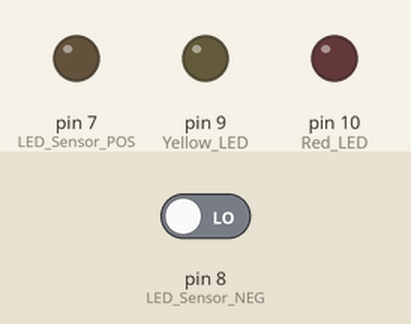
This sketch was run on a simulated Arduino Uno, built with avr-gcc and run on an emulated ATmega328P. Parts: output pins drawn as LEDs (lit = HIGH). The test bench sets the inputs (shaded band); at power-on: pin 8 (LED_Sensor_NEG) LOW. What the sketch prints to the serial monitor is not drawn.

Above: at 1.25 s.
1.3 s: pin 8 (LED_Sensor_NEG) driven HIGH
At 2.17 s:
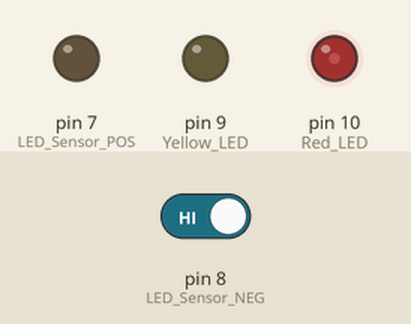
Timing chart, 0 to 16.3 s (numbered marks = the images above; inputs shaded):
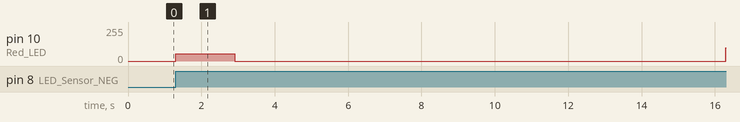

The sketch:

LED_sensor.ino
```cpp
#define LED_Sensor_NEG 8          // sets up the negative side of sensor LED
#define LED_Sensor_POS 7          // sets up the positive side of sensor LED
#define Yellow_LED 9              // one colour LED on pin 9
#define Red_LED 10                 // second colour LED on pin 10
                                  // they don't need to be red and yellow

int switcher=0;                   // variable to switch between the two LEDs
int lightLevelY=0;                // variable for how bright to make yellow LED
int lightLevelR=0;                // variable for how bright to make red LED
long darkness=0;
int outputVal=0;                  // variable to store the value for the light level for the monitor

void setup(){
  pinMode(LED_Sensor_POS,OUTPUT);     // make the positive sensor leg an output
  digitalWrite(LED_Sensor_POS,LOW);   // and put a low voltage on it
  pinMode(Yellow_LED,OUTPUT);         // make the other LEDs outputs
  pinMode(Red_LED,OUTPUT);

  Serial.begin(9600);                 // turn on serial monitor to give out the light reading
}

void loop()
{

  if(switcher==0)                     // gradually switch on the red LED
  {
    lightLevelR+=1;
    if(lightLevelR>255){
      lightLevelR=0;
      switcher=1;                     // once it's on fully change the switcher to move to yellow LED
    }
  } else
  {
    lightLevelY+=2;                   // gradually switch on the red LED
    if(lightLevelY>255){
      lightLevelY=0;
      switcher=0;
    }
  }
  analogWrite(Red_LED,lightLevelR);   // turn on red or yellow at the appropriate light level
  analogWrite(Yellow_LED,lightLevelY);

  // Charge the LED by applying voltage in the opposite direction
  pinMode(LED_Sensor_NEG,OUTPUT);     // makes the negative pin of the sensor LED an output
  digitalWrite(LED_Sensor_NEG,HIGH);  // and sends a high voltage to it

  // Set pin 8 to read the input and Turn off the internal pull up resistor.
  // The greater the amount of light in the room, the smaller the number represented by variable "darkness".

  pinMode(LED_Sensor_NEG,INPUT);      // return the negative pin to an input to read the value of light
  digitalWrite(LED_Sensor_NEG,LOW);
  while((digitalRead(LED_Sensor_NEG)!=0) && darkness<80000)
                                      // once there's some light coming in, that's the digitalRead(LED_Sensor_NEG)!=0 bit
                                      // and it doesn't get too bright, the darkness<80000 bit...
  {
     darkness++;                      // increase the value of darkness
  }

  outputVal=darkness/80;              // divide by 80 to make the value between 0 and 1000
  Serial.println(outputVal);          // print the darkness level in the room on the monitor
}
```
